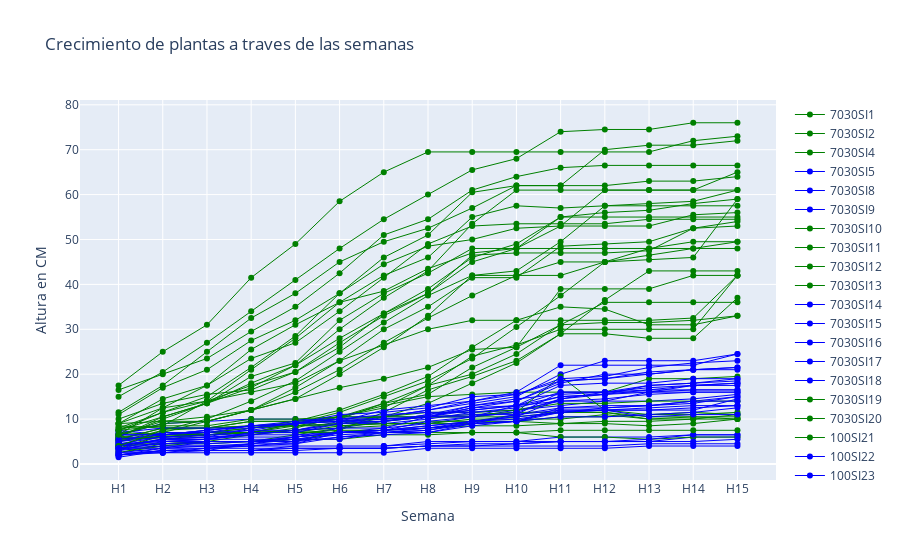

The code cell stored with this chart in its notebook:
### Markdown cell above
## I will survive!

### Code cell
fig = go.Figure()

for plantaID in df_plants_raw[df_plants_raw["Supervivencia "] == 1]["ID"].unique():

    planta = df_Plants_Time[df_Plants_Time["idPlanta"] == plantaID]
    if planta['Especie'].iloc[0] == "V. farnesiana":
        fig.add_trace(go.Scatter(x=planta["Semana"], y=planta["Altura"], name=plantaID,
                         line = dict(color='green', width=1)))
    else:
        fig.add_trace(go.Scatter(x=planta["Semana"], y=planta["Altura"], name=plantaID,
                         line = dict(color='blue', width=1)))

fig.update_layout(title='Crecimiento de plantas a traves de las semanas',
                   xaxis_title='Semana',
                   yaxis_title='Altura en CM')
fig.show()

### Figure 1 — Plotly figure (JSON) as saved in the notebook; plotly's stock layout.template omitted (floating-point values rounded to 4 significant figures)
{"data": [{"line": {"color": "green", "width": 1}, "name": "7030SI1", "type": "scatter", "x": ["H1", "H2", "H3", "H4", "H5", "H6", "H7", "H8", "H9", "H10", "H11", "H12", "H13", "H14", "H15"], "y": [6, 5.5, 6.5, 7, 9, 10.5, 13, 15, 15.5, 16, 16, 16, 19, 19, 19.5]}, {"line": {"color": "green", "width": 1}, "name": "7030SI2", "type": "scatter", "x": ["H1", "H2", "H3", "H4", "H5", "H6", "H7", "H8", "H9", "H10", "H11", "H12", "H13", "H14", "H15"], "y": [4, 7, 9.5, 12, 16, 21, 27, 32.5, 37.5, 42, 45, 45, 45.5, 46, 59]}, {"line": {"color": "green", "width": 1}, "name": "7030SI4", "type": "scatter", "x": ["H1", "H2", "H3", "H4", "H5", "H6", "H7", "H8", "H9", "H10", "H11", "H12", "H13", "H14", "H15"], "y": [5.5, 6, 7, 8, 9.5, 12, 15.5, 19.5, 26, 32, 35, 34.5, 31, 31, 33]}, {"line": {"color": "blue", "width": 1}, "name": "7030SI5", "type": "scatter", "x": ["H1", "H2", "H3", "H4", "H5", "H6", "H7", "H8", "H9", "H10", "H11", "H12", "H13", "H14", "H15"], "y": [4, 5.5, 5.5, 6.5, 7.5, 9.5, 10.5, 10.5, 12.5, 13, 15, 15.5, 17.5, 18, 18.5]}, {"line": {"color": "blue", "width": 1}, "name": "7030SI8", "type": "scatter", "x": ["H1", "H2", "H3", "H4", "H5", "H6", "H7", "H8", "H9", "H10", "H11", "H12", "H13", "H14", "H15"], "y": [3, 4, 4, 4.5, 5.5, 7, 8, 9, 10.5, 12, 14, 14, 14, 14.5, 15.5]}, {"line": {"color": "blue", "width": 1}, "name": "7030SI9", "type": "scatter", "x": ["H1", "H2", "H3", "H4", "H5", "H6", "H7", "H8", "H9", "H10", "H11", "H12", "H13", "H14", "H15"], "y": [1.5, 3, 3.5, 4.5, 4.5, 7, 7.5, 8.5, 9.5, 11, 12.5, 13, 13, 14, 15]}, {"line": {"color": "green", "width": 1}, "name": "7030SI10", "type": "scatter", "x": ["H1", "H2", "H3", "H4", "H5", "H6", "H7", "H8", "H9", "H10", "H11", "H12", "H13", "H14", "H15"], "y": [2.5, 4, 5, 6.5, 8, 10.5, 13.5, 15.5, 21.5, 26, 39, 39, 39, 42, 42]}, {"line": {"color": "green", "width": 1}, "name": "7030SI11", "type": "scatter", "x": ["H1", "H2", "H3", "H4", "H5", "H6", "H7", "H8", "H9", "H10", "H11", "H12", "H13", "H14", "H15"], "y": [3, 6.5, 6.5, 7, 9, 11.5, 15, 18.5, 23.5, 30.5, 37.5, 45, 46.5, 48, 49.5]}, {"line": {"color": "green", "width": 1}, "name": "7030SI12", "type": "scatter", "x": ["H1", "H2", "H3", "H4", "H5", "H6", "H7", "H8", "H9", "H10", "H11", "H12", "H13", "H14", "H15"], "y": [8, 8.5, 14, 21, 28, 36, 42, 46, 55, 57.5, 57, 57.5, 57.5, 57.5, 57.5]}, {"line": {"color": "green", "width": 1}, "name": "7030SI13", "type": "scatter", "x": ["H1", "H2", "H3", "H4", "H5", "H6", "H7", "H8", "H9", "H10", "H11", "H12", "H13", "H14", "H15"], "y": [4.5, 4.5, 4.5, 5, 6.5, 8, 10.5, 13.5, 18, 22.5, 29, 36.5, 43, 43, 43]}, {"line": {"color": "blue", "width": 1}, "name": "7030SI14", "type": "scatter", "x": ["H1", "H2", "H3", "H4", "H5", "H6", "H7", "H8", "H9", "H10", "H11", "H12", "H13", "H14", "H15"], "y": [7.5, 6.5, 7.5, 8.5, 8.5, 9, 9, 10, 11.5, 12, 13, 14, 16, 17.5, 18]}, {"line": {"color": "blue", "width": 1}, "name": "7030SI15", "type": "scatter", "x": ["H1", "H2", "H3", "H4", "H5", "H6", "H7", "H8", "H9", "H10", "H11", "H12", "H13", "H14", "H15"], "y": [6, 6, 6.5, 7.5, 9, 10.5, 10.5, 12, 13.5, 15, 20, 23, 23, 23, 24.5]}, {"line": {"color": "blue", "width": 1}, "name": "7030SI16", "type": "scatter", "x": ["H1", "H2", "H3", "H4", "H5", "H6", "H7", "H8", "H9", "H10", "H11", "H12", "H13", "H14", "H15"], "y": [4, 5.5, 6, 6.5, 7.5, 9, 9.5, 10.5, 12, 13, 16, 16, 16.5, 17.5, 18]}, {"line": {"color": "blue", "width": 1}, "name": "7030SI17", "type": "scatter", "x": ["H1", "H2", "H3", "H4", "H5", "H6", "H7", "H8", "H9", "H10", "H11", "H12", "H13", "H14", "H15"], "y": [3.5, 5.5, 5.5, 7, 7.5, 9, 10.5, 12, 14, 16, 22, 22, 22, 22, 24.5]}, {"line": {"color": "blue", "width": 1}, "name": "7030SI18", "type": "scatter", "x": ["H1", "H2", "H3", "H4", "H5", "H6", "H7", "H8", "H9", "H10", "H11", "H12", "H13", "H14", "H15"], "y": [3.5, 2.5, 3, 4.5, 6, 8, 9.5, 11, 13, 14.5, 15.5, 16, 17.5, 18, 19]}, {"line": {"color": "green", "width": 1}, "name": "7030SI19", "type": "scatter", "x": ["H1", "H2", "H3", "H4", "H5", "H6", "H7", "H8", "H9", "H10", "H11", "H12", "H13", "H14", "H15"], "y": [2.5, 4.5, 5, 5, 5, 7.5, 11.5, 16.5, 19.5, 23, 29, 29, 28, 28, 37]}, {"line": {"color": "green", "width": 1}, "name": "7030SI20", "type": "scatter", "x": ["H1", "H2", "H3", "H4", "H5", "H6", "H7", "H8", "H9", "H10", "H11", "H12", "H13", "H14", "H15"], "y": [5.5, 6, 6.5, 7, 8.5, 10, 13.5, 17.5, 20, 24.5, 31, 31.5, 31.5, 32, 33]}, {"line": {"color": "green", "width": 1}, "name": "100SI21", "type": "scatter", "x": ["H1", "H2", "H3", "H4", "H5", "H6", "H7", "H8", "H9", "H10", "H11", "H12", "H13", "H14", "H15"], "y": [5.5, 8, 8, 9.5, 9.5, 10.5, 10.5, 10.5, 10.5, 10.5, 11.5, 11.5, 10, 10, 10]}, {"line": {"color": "blue", "width": 1}, "name": "100SI22", "type": "scatter", "x": ["H1", "H2", "H3", "H4", "H5", "H6", "H7", "H8", "H9", "H10", "H11", "H12", "H13", "H14", "H15"], "y": [2, 3, 3, 3, 4, 4, 4, 5, 5, 5, 6, 6, 6, 6.5, 6.5]}, {"line": {"color": "blue", "width": 1}, "name": "100SI23", "type": "scatter", "x": ["H1", "H2", "H3", "H4", "H5", "H6", "H7", "H8", "H9", "H10", "H11", "H12", "H13", "H14", "H15"], "y": [2, 3, 3, 3, 3.5, 3.5, 3.5, 4, 4, 4.5, 5, 5, 5, 6, 6]}, {"line": {"color": "green", "width": 1}, "name": "100SI28", "type": "scatter", "x": ["H1", "H2", "H3", "H4", "H5", "H6", "H7", "H8", "H9", "H10", "H11", "H12", "H13", "H14", "H15"], "y": [6, 7, 7, 7, 7, 7, 7, 7, 7, 7, 6, 6, 5.5, 6, 6]}, {"line": {"color": "green", "width": 1}, "name": "100SI30", "type": "scatter", "x": ["H1", "H2", "H3", "H4", "H5", "H6", "H7", "H8", "H9", "H10", "H11", "H12", "H13", "H14", "H15"], "y": [7, 6.5, 7, 8, 8.5, 9, 9.5, 10.5, 10.5, 11.5, 19.5, 12, 11, 11, 11.5]}, {"line": {"color": "blue", "width": 1}, "name": "100SI33", "type": "scatter", "x": ["H1", "H2", "H3", "H4", "H5", "H6", "H7", "H8", "H9", "H10", "H11", "H12", "H13", "H14", "H15"], "y": [2, 3, 3, 3, 3, 3.5, 3.5, 4, 4.5, 4.5, 5, 5, 5.5, 6.5, 6.5]}, {"line": {"color": "green", "width": 1}, "name": "100SI35", "type": "scatter", "x": ["H1", "H2", "H3", "H4", "H5", "H6", "H7", "H8", "H9", "H10", "H11", "H12", "H13", "H14", "H15"], "y": [5, 6.5, 6.5, 7, 7.5, 8, 8.5, 9.5, 9.5, 9.5, 10.5, 10.5, 11, 11.5, 11]}, {"line": {"color": "green", "width": 1}, "name": "100SI38", "type": "scatter", "x": ["H1", "H2", "H3", "H4", "H5", "H6", "H7", "H8", "H9", "H10", "H11", "H12", "H13", "H14", "H15"], "y": [5.5, 8, 8, 9.5, 9.5, 10, 10.5, 11.5, 11.5, 12, 13.5, 13.5, 14, 14, 14]}, {"line": {"color": "green", "width": 1}, "name": "100SI39", "type": "scatter", "x": ["H1", "H2", "H3", "H4", "H5", "H6", "H7", "H8", "H9", "H10", "H11", "H12", "H13", "H14", "H15"], "y": [8.5, 8, 8, 8.5, 8.5, 8.5, 9, 9, 9, 9.5, 9, 9.5, 9.5, 10, 11]}, {"line": {"color": "green", "width": 1}, "name": "100CI42", "type": "scatter", "x": ["H1", "H2", "H3", "H4", "H5", "H6", "H7", "H8", "H9", "H10", "H11", "H12", "H13", "H14", "H15"], "y": [5.5, 6, 6.5, 7, 7, 8.5, 9, 9, 10, 10, 10, 11, 10, 10.5, 10.5]}, {"line": {"color": "green", "width": 1}, "name": "100CI43", "type": "scatter", "x": ["H1", "H2", "H3", "H4", "H5", "H6", "H7", "H8", "H9", "H10", "H11", "H12", "H13", "H14", "H15"], "y": [3.5, 6.5, 6.5, 7, 7, 7.5, 7.5, 8, 8.5, 8.5, 9, 9, 8.5, 9, 10]}, {"line": {"color": "green", "width": 1}, "name": "100CI45", "type": "scatter", "x": ["H1", "H2", "H3", "H4", "H5", "H6", "H7", "H8", "H9", "H10", "H11", "H12", "H13", "H14", "H15"], "y": [5, 7.5, 8, 8.5, 9, 9.5, 10, 10.5, 11, 11.5, 11.5, 11.5, 10.5, 10.5, 10]}, {"line": {"color": "blue", "width": 1}, "name": "100CI48", "type": "scatter", "x": ["H1", "H2", "H3", "H4", "H5", "H6", "H7", "H8", "H9", "H10", "H11", "H12", "H13", "H14", "H15"], "y": [3.5, 4, 4, 4, 4, null, 4, 4.5, 5, 5, 5, 5, 5, 5, 5.5]}, {"line": {"color": "green", "width": 1}, "name": "100CI52", "type": "scatter", "x": ["H1", "H2", "H3", "H4", "H5", "H6", "H7", "H8", "H9", "H10", "H11", "H12", "H13", "H14", "H15"], "y": [4, 4.5, 5, 5, 5.5, 5.5, 6.5, 6.5, 7, 7, 7.5, 7.5, 7.5, 7.5, 7.5]}, {"line": {"color": "blue", "width": 1}, "name": "100CI58", "type": "scatter", "x": ["H1", "H2", "H3", "H4", "H5", "H6", "H7", "H8", "H9", "H10", "H11", "H12", "H13", "H14", "H15"], "y": [2.5, 2.5, 2.5, 2.5, 2.5, 2.5, 2.5, 3.5, 3.5, 3.5, 3.5, 3.5, 4, 4, 4]}, {"line": {"color": "blue", "width": 1}, "name": "100CI60", "type": "scatter", "x": ["H1", "H2", "H3", "H4", "H5", "H6", "H7", "H8", "H9", "H10", "H11", "H12", "H13", "H14", "H15"], "y": [2, 2.5, 3.5, 3.5, 3.5, 3.5, 3.5, 4, 4, 4, 4, 4, 4.5, 4.5, 4.5]}, {"line": {"color": "green", "width": 1}, "name": "7030CI61", "type": "scatter", "x": ["H1", "H2", "H3", "H4", "H5", "H6", "H7", "H8", "H9", "H10", "H11", "H12", "H13", "H14", "H15"], "y": [6, 10, 13.5, 19.5, 22.5, 32, 38, 42.5, 48, 48, 55, 55, 55, 55, 55]}, {"line": {"color": "green", "width": 1}, "name": "7030CI62", "type": "scatter", "x": ["H1", "H2", "H3", "H4", "H5", "H6", "H7", "H8", "H9", "H10", "H11", "H12", "H13", "H14", "H15"], "y": [6, 10.5, 13.5, 18, 22, 30, 37, 43, 53.5, 61, 61, 61, 61, 61, 61]}, {"line": {"color": "green", "width": 1}, "name": "7030CI63", "type": "scatter", "x": ["H1", "H2", "H3", "H4", "H5", "H6", "H7", "H8", "H9", "H10", "H11", "H12", "H13", "H14", "H15"], "y": [9, 12.5, 14, 16, 18, 23, 26.5, 30, 32, 32, 32, 32, 32, 32.5, 42]}, {"line": {"color": "green", "width": 1}, "name": "7030CI64", "type": "scatter", "x": ["H1", "H2", "H3", "H4", "H5", "H6", "H7", "H8", "H9", "H10", "H11", "H12", "H13", "H14", "H15"], "y": [7.5, 10.5, 13.5, 17, 22, 28, 33.5, 38, 45, 48, 48, 48, 48, 48, 48]}, {"line": {"color": "blue", "width": 1}, "name": "7030CI65", "type": "scatter", "x": ["H1", "H2", "H3", "H4", "H5", "H6", "H7", "H8", "H9", "H10", "H11", "H12", "H13", "H14", "H15"], "y": [7, 8, 8, 8, 9, 9.5, 9.5, 10.5, 11, 11, 12, 12, 10.5, 11, 11]}, {"line": {"color": "blue", "width": 1}, "name": "7030CI67", "type": "scatter", "x": ["H1", "H2", "H3", "H4", "H5", "H6", "H7", "H8", "H9", "H10", "H11", "H12", "H13", "H14", "H15"], "y": [6.5, 6.5, 7.5, 8.5, 9.5, 10, 10, 10.5, 10.5, 11.5, 14.5, 16, 16, 16, 16]}, {"line": {"color": "blue", "width": 1}, "name": "7030CI68", "type": "scatter", "x": ["H1", "H2", "H3", "H4", "H5", "H6", "H7", "H8", "H9", "H10", "H11", "H12", "H13", "H14", "H15"], "y": [5, 7, 7, 8.5, 9, 9.5, 10, 10.5, 13, 14, 18, 20, 20, 21, 21.5]}, {"line": {"color": "blue", "width": 1}, "name": "7030CI69", "type": "scatter", "x": ["H1", "H2", "H3", "H4", "H5", "H6", "H7", "H8", "H9", "H10", "H11", "H12", "H13", "H14", "H15"], "y": [6.5, 6.5, 7, 7.5, 7.5, 8, 8, 10.5, 12.5, 14, 18.5, 19, 20, 21, 21]}, {"line": {"color": "blue", "width": 1}, "name": "7030CI70", "type": "scatter", "x": ["H1", "H2", "H3", "H4", "H5", "H6", "H7", "H8", "H9", "H10", "H11", "H12", "H13", "H14", "H15"], "y": [6.5, 9, 9.5, 10, 10, 9.5, 12, 13, 14, 15.5, 18.5, 19, 20.5, 21, 21.5]}, {"line": {"color": "green", "width": 1}, "name": "7030CI71", "type": "scatter", "x": ["H1", "H2", "H3", "H4", "H5", "H6", "H7", "H8", "H9", "H10", "H11", "H12", "H13", "H14", "H15"], "y": [10, 13.5, 15.5, 16.5, 20.5, 27, 33, 38, 46.5, 47, 47, 47, 47.5, 52.5, 53]}, {"line": {"color": "green", "width": 1}, "name": "7030CI72", "type": "scatter", "x": ["H1", "H2", "H3", "H4", "H5", "H6", "H7", "H8", "H9", "H10", "H11", "H12", "H13", "H14", "H15"], "y": [6.5, 9, 9.5, 12, 17, 23, 30, 35, 41.5, 41.5, 48.5, 49, 49.5, 52.5, 54]}, {"line": {"color": "green", "width": 1}, "name": "7030CI73", "type": "scatter", "x": ["H1", "H2", "H3", "H4", "H5", "H6", "H7", "H8", "H9", "H10", "H11", "H12", "H13", "H14", "H15"], "y": [7.5, 11.5, 15, 21.5, 28.5, 38, 46, 51, 60.5, 62, 62, 70, 71, 71, 72]}, {"line": {"color": "green", "width": 1}, "name": "7030CI74", "type": "scatter", "x": ["H1", "H2", "H3", "H4", "H5", "H6", "H7", "H8", "H9", "H10", "H11", "H12", "H13", "H14", "H15"], "y": [9, 9.5, 9.5, 12, 14.5, 20, 26, 33, 42, 42, 42, 45, 48, 49.5, 49.5]}, {"line": {"color": "green", "width": 1}, "name": "7030CI75", "type": "scatter", "x": ["H1", "H2", "H3", "H4", "H5", "H6", "H7", "H8", "H9", "H10", "H11", "H12", "H13", "H14", "H15"], "y": [7.5, 8.5, 8.5, 10, 10, 10.5, 12.5, 17.5, 24, 26.5, 30, 30, 30, 30, 42]}, {"line": {"color": "blue", "width": 1}, "name": "7030CI77", "type": "scatter", "x": ["H1", "H2", "H3", "H4", "H5", "H6", "H7", "H8", "H9", "H10", "H11", "H12", "H13", "H14", "H15"], "y": [5, 6, 6.5, 6.5, 6.5, 7, 7, 7.5, 9.5, 10.5, 14.5, 15.5, 16.5, 16.5, 16.5]}, {"line": {"color": "blue", "width": 1}, "name": "7030CI78", "type": "scatter", "x": ["H1", "H2", "H3", "H4", "H5", "H6", "H7", "H8", "H9", "H10", "H11", "H12", "H13", "H14", "H15"], "y": [4, 4.5, 5, 5, 5, 7, 7.5, 8, 9, 11, 16, 16, 17, 17.5, 17.5]}, {"line": {"color": "blue", "width": 1}, "name": "7030CI79", "type": "scatter", "x": ["H1", "H2", "H3", "H4", "H5", "H6", "H7", "H8", "H9", "H10", "H11", "H12", "H13", "H14", "H15"], "y": [4.5, 6, 6, 8, 9, 11, 11.5, 12.5, 15, 15.5, 19, 19.5, 21.5, 22.5, 23]}, {"line": {"color": "green", "width": 1}, "name": "81", "type": "scatter", "x": ["H1", "H2", "H3", "H4", "H5", "H6", "H7", "H8", "H9", "H10", "H11", "H12", "H13", "H14", "H15"], "y": [16.5, 20, 23.5, 29.5, 35, 42.5, 51, 54.5, 61, 64, 66, 66.5, 66.5, 66.5, 66.5]}, {"line": {"color": "green", "width": 1}, "name": "82", "type": "scatter", "x": ["H1", "H2", "H3", "H4", "H5", "H6", "H7", "H8", "H9", "H10", "H11", "H12", "H13", "H14", "H15"], "y": [15, 20.5, 27, 34, 41, 48, 54.5, 60, 65.5, 68, 74, 74.5, 74.5, 76, 76]}, {"line": {"color": "green", "width": 1}, "name": "83", "type": "scatter", "x": ["H1", "H2", "H3", "H4", "H5", "H6", "H7", "H8", "H9", "H10", "H11", "H12", "H13", "H14", "H15"], "y": [11, 17, 21, 27.5, 32, 38, 44.5, 48.5, 50, 52.5, 53, 53, 53, 55.5, 56]}, {"line": {"color": "green", "width": 1}, "name": "84", "type": "scatter", "x": ["H1", "H2", "H3", "H4", "H5", "H6", "H7", "H8", "H9", "H10", "H11", "H12", "H13", "H14", "H15"], "y": [17.5, 25, 31, 41.5, 49, 58.5, 65, 69.5, 69.5, 69.5, 69.5, 69.5, 69.5, 72, 73]}, {"line": {"color": "green", "width": 1}, "name": "85", "type": "scatter", "x": ["H1", "H2", "H3", "H4", "H5", "H6", "H7", "H8", "H9", "H10", "H11", "H12", "H13", "H14", "H15"], "y": [9, 14.5, 17.5, 23.5, 27, 34, 41.5, 49, 53, 53.5, 53.5, 53.5, 54.5, 54.5, 54.5]}, {"line": {"color": "blue", "width": 1}, "name": "87", "type": "scatter", "x": ["H1", "H2", "H3", "H4", "H5", "H6", "H7", "H8", "H9", "H10", "H11", "H12", "H13", "H14", "H15"], "y": [4, 5.5, 6, 6, 6, 7, 7.5, 9.5, 10.5, 13, 14, 14.5, 15.5, 16, 16]}, {"line": {"color": "blue", "width": 1}, "name": "88", "type": "scatter", "x": ["H1", "H2", "H3", "H4", "H5", "H6", "H7", "H8", "H9", "H10", "H11", "H12", "H13", "H14", "H15"], "y": [3, 5, 5.5, 5.5, 5.5, 5.5, 7, 7, 8.5, 9.5, 11.5, 12, 12, 12, 14.5]}, {"line": {"color": "green", "width": 1}, "name": "89", "type": "scatter", "x": ["H1", "H2", "H3", "H4", "H5", "H6", "H7", "H8", "H9", "H10", "H11", "H12", "H13", "H14", "H15"], "y": [6.5, 9.5, 10.5, 12, 14.5, 17, 19, 21.5, 25.5, 26, 31, 36, 36, 36, 36]}, {"line": {"color": "blue", "width": 1}, "name": "90", "type": "scatter", "x": ["H1", "H2", "H3", "H4", "H5", "H6", "H7", "H8", "H9", "H10", "H11", "H12", "H13", "H14", "H15"], "y": [2.5, 3.5, 4, 4, 5, 6, 7, 8, 9, 9.5, 12.5, 12.5, 13, 13.5, 15]}, {"line": {"color": "blue", "width": 1}, "name": "91", "type": "scatter", "x": ["H1", "H2", "H3", "H4", "H5", "H6", "H7", "H8", "H9", "H10", "H11", "H12", "H13", "H14", "H15"], "y": [4.5, 5, 5, 5, 5.5, 6.5, 7, 7.5, 9, 9.5, 12, 12, 12.5, 13, 13]}, {"line": {"color": "green", "width": 1}, "name": "92", "type": "scatter", "x": ["H1", "H2", "H3", "H4", "H5", "H6", "H7", "H8", "H9", "H10", "H11", "H12", "H13", "H14", "H15"], "y": [8, 11.5, 14, 17.5, 20.5, 26, 33.5, 39, 46, 49, 55, 56, 56.5, 58, 59]}, {"line": {"color": "blue", "width": 1}, "name": "93", "type": "scatter", "x": ["H1", "H2", "H3", "H4", "H5", "H6", "H7", "H8", "H9", "H10", "H11", "H12", "H13", "H14", "H15"], "y": [5.5, 6.5, 7.5, 8.5, 9, 10, 11, 11.5, 11.5, 12.5, 15, 15.5, 16, 16.5, 16.5]}, {"line": {"color": "blue", "width": 1}, "name": "94", "type": "scatter", "x": ["H1", "H2", "H3", "H4", "H5", "H6", "H7", "H8", "H9", "H10", "H11", "H12", "H13", "H14", "H15"], "y": [4.5, 5, 5.5, 7, 7, 9, 9.5, 11, 12, 13, 17.5, 18, 18, 19, 19]}, {"line": {"color": "blue", "width": 1}, "name": "95", "type": "scatter", "x": ["H1", "H2", "H3", "H4", "H5", "H6", "H7", "H8", "H9", "H10", "H11", "H12", "H13", "H14", "H15"], "y": [2, 3.5, 5, 5, 6, 7, 7.5, 8.5, 9.5, 10.5, 11.5, 12.5, 13, 14, 14]}, {"line": {"color": "green", "width": 1}, "name": "96", "type": "scatter", "x": ["H1", "H2", "H3", "H4", "H5", "H6", "H7", "H8", "H9", "H10", "H11", "H12", "H13", "H14", "H15"], "y": [4, 7.5, 10, 14, 18.5, 25, 31.5, 37.5, 42, 43, 49.5, 57.5, 58, 58.5, 61]}, {"line": {"color": "green", "width": 1}, "name": "97", "type": "scatter", "x": ["H1", "H2", "H3", "H4", "H5", "H6", "H7", "H8", "H9", "H10", "H11", "H12", "H13", "H14", "H15"], "y": [11.5, 17.5, 25, 32.5, 38, 45, 49.5, 52.5, 57, 62, 62, 62, 63, 63, 64]}, {"line": {"color": "blue", "width": 1}, "name": "98", "type": "scatter", "x": ["H1", "H2", "H3", "H4", "H5", "H6", "H7", "H8", "H9", "H10", "H11", "H12", "H13", "H14", "H15"], "y": [3.5, 3.5, 3.5, 4, 4.5, 6, 6.5, 7, 9, 9.5, 10.5, 10.5, 11, 11.5, 12.5]}, {"line": {"color": "green", "width": 1}, "name": "99", "type": "scatter", "x": ["H1", "H2", "H3", "H4", "H5", "H6", "H7", "H8", "H9", "H10", "H11", "H12", "H13", "H14", "H15"], "y": [6.5, 12.5, 17.5, 25.5, 31, 36, 38.5, 43.5, 47, 48, 53, 61, 61, 61, 65]}, {"line": {"color": "blue", "width": 1}, "name": "100", "type": "scatter", "x": ["H1", "H2", "H3", "H4", "H5", "H6", "H7", "H8", "H9", "H10", "H11", "H12", "H13", "H14", "H15"], "y": [3.5, 4.5, 4.5, 5, 6, 7, 7.5, 8, 9.5, 10, 11.5, 12, 12, 12.5, 13]}], "layout": {"title": {"text": "Crecimiento de plantas a traves de las semanas"}, "xaxis": {"title": {"text": "Semana"}}, "yaxis": {"title": {"text": "Altura en CM"}}}}
